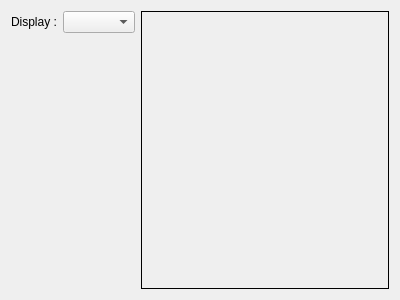
<?xml version="1.0" encoding="UTF-8"?>
<ui version="4.0">
 <class>EntityTypeEditor</class>
 <widget class="QWidget" name="EntityTypeEditor">
  <property name="geometry">
   <rect>
    <x>0</x>
    <y>0</y>
    <width>400</width>
    <height>300</height>
   </rect>
  </property>
  <property name="windowTitle">
   <string>Form</string>
  </property>
  <layout class="QGridLayout" name="gridLayout" columnstretch="0,0,1">
   <item row="0" column="0">
    <widget class="QLabel" name="label">
     <property name="text">
      <string>Display :</string>
     </property>
    </widget>
   </item>
   <item row="0" column="1">
    <widget class="QComboBox" name="im"/>
   </item>
   <item row="0" column="2" rowspan="2">
    <widget class="QLabel" name="imView">
     <property name="frameShape">
      <enum>QFrame::Box</enum>
     </property>
     <property name="text">
      <string/>
     </property>
    </widget>
   </item>
   <item row="1" column="1">
    <spacer name="verticalSpacer">
     <property name="orientation">
      <enum>Qt::Vertical</enum>
     </property>
     <property name="sizeHint" stdset="0">
      <size>
       <width>20</width>
       <height>250</height>
      </size>
     </property>
    </spacer>
   </item>
  </layout>
 </widget>
 <resources/>
 <connections/>
</ui>
